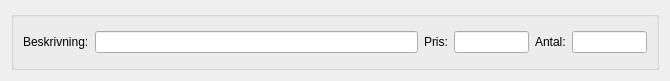
<?xml version="1.0" encoding="UTF-8"?>
<ui version="4.0">
 <class>jobForm</class>
 <widget class="QWidget" name="jobForm">
  <property name="geometry">
   <rect>
    <x>0</x>
    <y>0</y>
    <width>670</width>
    <height>81</height>
   </rect>
  </property>
  <property name="windowTitle">
   <string>Form</string>
  </property>
  <layout class="QVBoxLayout" name="verticalLayout">
   <item>
    <widget class="QGroupBox" name="inputBox">
     <property name="title">
      <string/>
     </property>
     <layout class="QHBoxLayout" name="horizontalLayout_2">
      <item>
       <widget class="QLabel" name="label">
        <property name="text">
         <string>Beskrivning:</string>
        </property>
       </widget>
      </item>
      <item>
       <widget class="QLineEdit" name="lineEdit"/>
      </item>
      <item>
       <widget class="QLabel" name="label_2">
        <property name="text">
         <string>Pris:</string>
        </property>
       </widget>
      </item>
      <item>
       <widget class="QLineEdit" name="lineEdit_2">
        <property name="maximumSize">
         <size>
          <width>75</width>
          <height>16777215</height>
         </size>
        </property>
       </widget>
      </item>
      <item>
       <widget class="QLabel" name="label_3">
        <property name="text">
         <string>Antal:</string>
        </property>
       </widget>
      </item>
      <item>
       <widget class="QLineEdit" name="lineEdit_3">
        <property name="minimumSize">
         <size>
          <width>75</width>
          <height>0</height>
         </size>
        </property>
        <property name="maximumSize">
         <size>
          <width>75</width>
          <height>16777215</height>
         </size>
        </property>
       </widget>
      </item>
     </layout>
    </widget>
   </item>
  </layout>
 </widget>
 <resources/>
 <connections/>
</ui>
